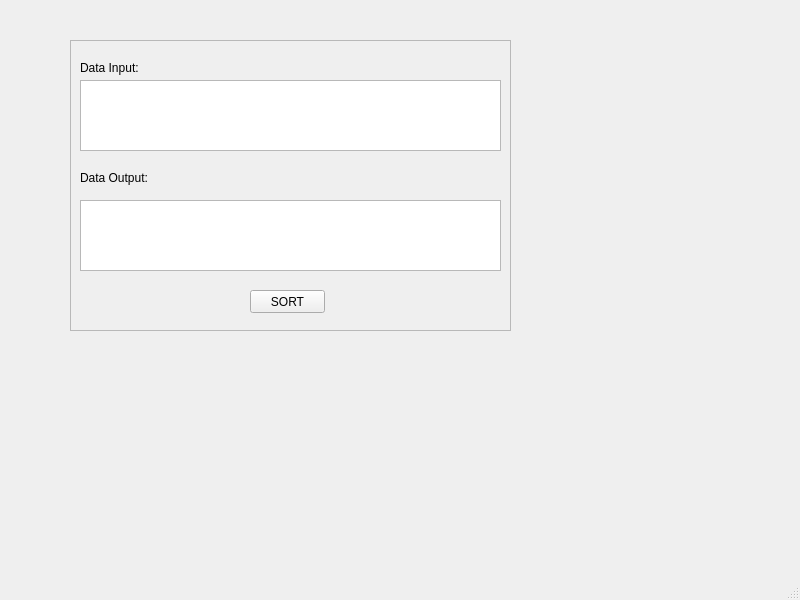
<?xml version="1.0" encoding="UTF-8"?>
<ui version="4.0">
 <class>MainWindow</class>
 <widget class="QMainWindow" name="MainWindow">
  <property name="geometry">
   <rect>
    <x>0</x>
    <y>0</y>
    <width>800</width>
    <height>600</height>
   </rect>
  </property>
  <property name="windowTitle">
   <string>MainWindow</string>
  </property>
  <widget class="QWidget" name="centralwidget">
   <widget class="QFrame" name="frame">
    <property name="geometry">
     <rect>
      <x>70</x>
      <y>40</y>
      <width>441</width>
      <height>291</height>
     </rect>
    </property>
    <property name="frameShape">
     <enum>QFrame::StyledPanel</enum>
    </property>
    <property name="frameShadow">
     <enum>QFrame::Raised</enum>
    </property>
    <widget class="QPushButton" name="btnSort">
     <property name="geometry">
      <rect>
       <x>180</x>
       <y>250</y>
       <width>75</width>
       <height>23</height>
      </rect>
     </property>
     <property name="text">
      <string>SORT</string>
     </property>
    </widget>
    <widget class="QTextEdit" name="txtDataOutput">
     <property name="geometry">
      <rect>
       <x>10</x>
       <y>160</y>
       <width>421</width>
       <height>71</height>
      </rect>
     </property>
    </widget>
    <widget class="QLabel" name="label_2">
     <property name="geometry">
      <rect>
       <x>10</x>
       <y>130</y>
       <width>71</width>
       <height>16</height>
      </rect>
     </property>
     <property name="text">
      <string>Data Output:</string>
     </property>
    </widget>
    <widget class="QTextEdit" name="txtDataInput">
     <property name="geometry">
      <rect>
       <x>10</x>
       <y>40</y>
       <width>421</width>
       <height>71</height>
      </rect>
     </property>
    </widget>
    <widget class="QLabel" name="label">
     <property name="geometry">
      <rect>
       <x>10</x>
       <y>20</y>
       <width>61</width>
       <height>16</height>
      </rect>
     </property>
     <property name="text">
      <string>Data Input:</string>
     </property>
    </widget>
   </widget>
  </widget>
  <widget class="QMenuBar" name="menubar">
   <property name="geometry">
    <rect>
     <x>0</x>
     <y>0</y>
     <width>800</width>
     <height>21</height>
    </rect>
   </property>
  </widget>
  <widget class="QStatusBar" name="statusbar"/>
 </widget>
 <resources/>
 <connections/>
</ui>
